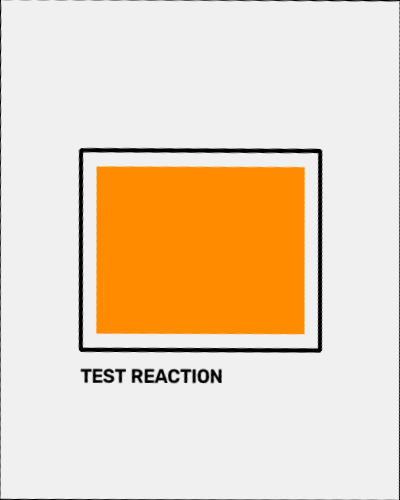
#> input picture normalized_reaction.png, 400 x 500 px, found by its file name
$ python test_reaction_region.py
#> lines starting #> are read from the running program, lines starting #| are printed output that depends on the picture; after the words box and inside, x2 and y2 are one past the last pixel; in counts of white or black regions, pixels touching at a corner belong together; long printed decimals are rounded
### cv/reaction_region.py
import cv2


def extract_inner_reaction(normalized_image):

    hsv = cv2.cvtColor(
        normalized_image,
        cv2.COLOR_BGR2HSV
    )

    saturation = hsv[:, :, 1]

    _, binary = cv2.threshold(
        saturation,
        50,
        255,
        cv2.THRESH_BINARY
    )

    contours, _ = cv2.findContours(
        binary,
        cv2.RETR_EXTERNAL,
        cv2.CHAIN_APPROX_SIMPLE
    )

    candidates = []

    for contour in contours:

        area = cv2.contourArea(contour)

        if area < 10000:
            continue

        perimeter = cv2.arcLength(
            contour,
            True
        )

        polygon = cv2.approxPolyDP(
            contour,
            0.02 * perimeter,
            True
        )

        if len(polygon) != 4:
            continue

        x, y, w, h = cv2.boundingRect(
            polygon
        )

        if w < 100 or h < 100:
            continue

        candidates.append(
            (area, polygon)
        )

    if not candidates:
        return None

    _, best = max(
        candidates,
        key=lambda item: item[0]
    )

    return best.reshape(4, 2)

### cv/reaction_color.py
import cv2
import numpy as np


def extract_reaction_region(
    image,
    reaction_corners
):

    mask = np.zeros(
        image.shape[:2],
        dtype=np.uint8
    )

    cv2.fillPoly(
        mask,
        [reaction_corners.astype(np.int32)],
        255
    )

    reaction_pixels = image[
        mask == 255
    ]

    if reaction_pixels.size == 0:
        raise ValueError(
            "Reaction region is empty."
        )

    return reaction_pixels


def calculate_reaction_color(
    reaction_pixels
):

    mean_bgr = np.mean(
        reaction_pixels.astype(np.float32),
        axis=0
    )

    median_bgr = np.median(
        reaction_pixels.astype(np.float32),
        axis=0
    )

    return mean_bgr, median_bgr

### cv/test_reaction_region.py
import cv2

from reaction_region import extract_inner_reaction
from reaction_color import (
    extract_reaction_region,
    calculate_reaction_color
)


image = cv2.imread(
    "normalized_reaction.png"
)
#> image is the input picture: shape (500, 400, 3); mean B, G, R 191.4, 215.8, 235.8

if image is None:
    raise FileNotFoundError(
        "Could not find normalized_reaction.png"
    )


corners = extract_inner_reaction(
    image
)
#> in extract_inner_reaction, `hsv = cv2.cvtColor( normalized_image, cv2.COLOR_BGR2HSV )`: hsv: shape (500, 400, 3); mean H, S, V 2.8, 44.4, 235.8
#> in extract_inner_reaction, `saturation = hsv[:, :, 1]`:
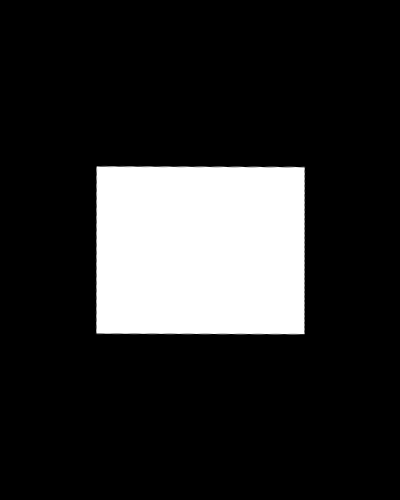
#> saturation: shape (500, 400); min 0, max 255, mean 44.4
#> in extract_inner_reaction, `_, binary = cv2.threshold( saturation, 50, 255, cv2.THRESH_BINARY )`:
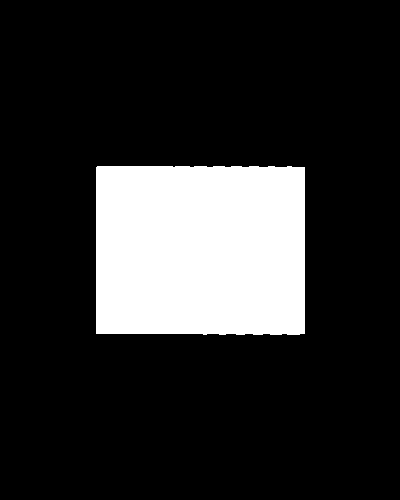
#> binary: shape (500, 400); 17.6% white; 1 white region
#> in extract_inner_reaction, `contours, _ = cv2.findContours( binary, cv2.RETR_EXTERNAL, cv2.CHAIN_A..`: contours = 1 contour; box (x1, y1, x2, y2) and area: (96, 166, 305, 335) 34732
#> the loop in extract_inner_reaction, `for contour in contours: ` made 1 pass
#> (area, perimeter, polygon, x, y, w, h) on pass 1: (34732, 759.6, [[96, 167], [96, 333], [304, 333], [304, 167]], 96, 167, 209, 167)
#> after the loop in extract_inner_reaction, `for contour in contours:`: candidates = [(34732, [[96, 167], [96, 333], [304, 333], [304, 167]])]
#> in extract_inner_reaction, `_, best = max( candidates, key=lambda item: item[0] )`: best = [[96, 167], [96, 333], [304, 333], [304, 167]]
#> corners = [[96, 167], [96, 333], [304, 333], [304, 167]]


if corners is None:
    raise RuntimeError(
        "Inner reaction region was not detected."
    )


print("\nInner reaction region detected.")

print("Corners:")
print(corners)
#| [[ 96 167]
#|  [ 96 333]
#|  [304 333]
#|  [304 167]]

reaction_pixels = extract_reaction_region(
    image,
    corners
)
#> in extract_reaction_region, `cv2.fillPoly( mask, [reaction_corners.astype(np.int32)], 255 )`:
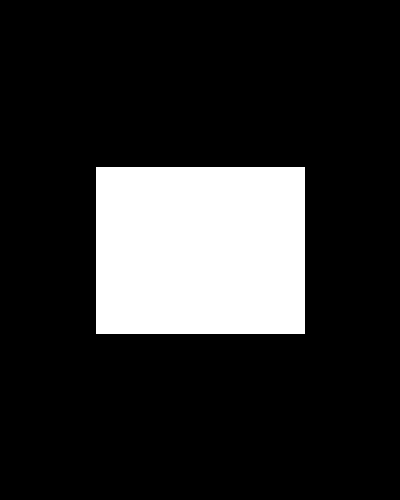
#> mask: shape (500, 400); 17.5% white; 1 white region, box (x1, y1, x2, y2) and area: (96, 167, 305, 334) 34903

mean_bgr, median_bgr = calculate_reaction_color(
    reaction_pixels
)
#> in calculate_reaction_color, `mean_bgr = np.mean( reaction_pixels.astype(np.float32), axis=0 )`: mean_bgr = [1.52, 140.6, 254.9]
#> in calculate_reaction_color, `median_bgr = np.median( reaction_pixels.astype(np.float32), axis=0 )`: median_bgr = [0, 140, 255]
#> mean_bgr = [1.52, 140.6, 254.9]; median_bgr = [0, 140, 255]

print("\n--- REACTION COLOUR ---")

print(
    "Mean BGR:",
    mean_bgr
)
#| Mean BGR: [  1.521 140.633  254.905 ]

print(
    "Median BGR:",
    median_bgr
)
#| Median BGR: [  0. 140. 255.]

output = image.copy()

cv2.polylines(
    output,
    [corners.astype(int)],
    True,
    (0, 0, 255),
    3
)
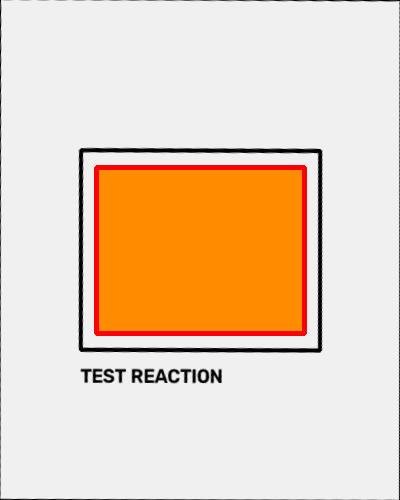
#> output: shape (500, 400, 3); 1.86% of pixels changed, all inside (x1, y1, x2, y2) = (94, 165, 307, 336)


cv2.imwrite(
    "reaction_region_detected.png",
    output
)


print(
    "Saved: reaction_region_detected.png"
)

$ run again, with api_input.png copied over normalized_reaction.png
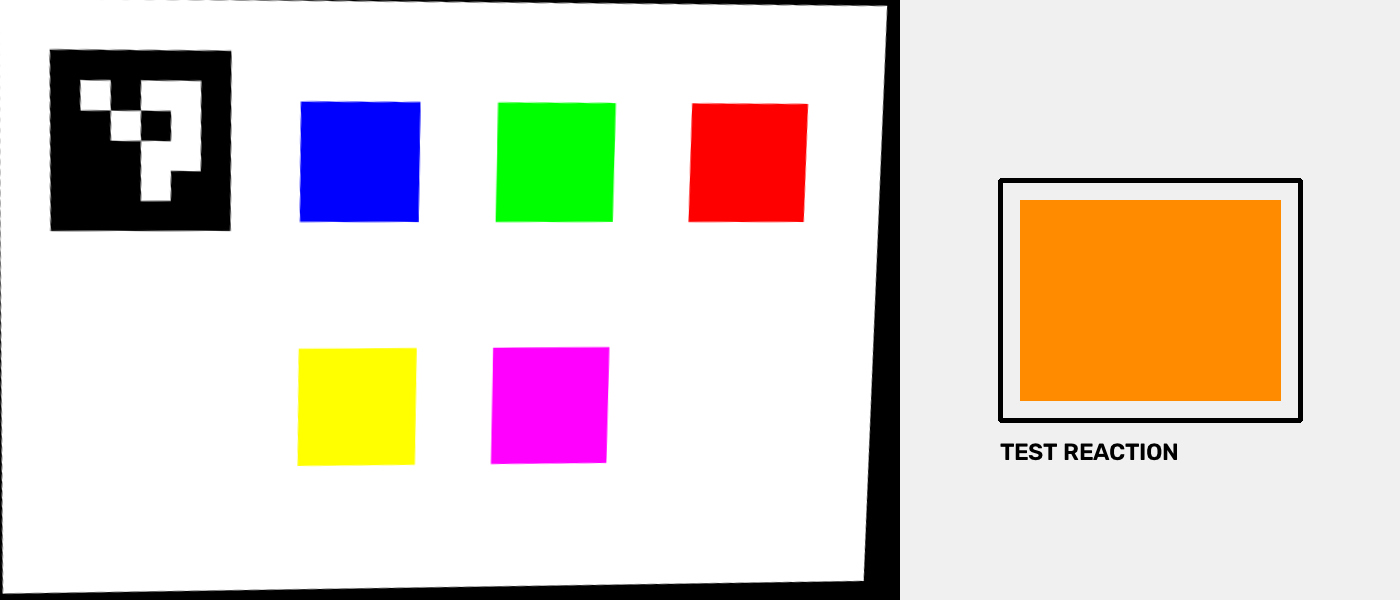
#> input picture api_input.png, 1400 x 600 px, found by its file name
#> image is the input picture: shape (600, 1400, 3); mean B, G, R 203.8, 212.5, 223.7
#> hsv: shape (600, 1400, 3); mean H, S, V 7.2, 36.9, 232.3
#> in extract_inner_reaction, `_, binary = cv2.threshold( saturation, 50, 255, cv2.THRESH_BINARY )`:
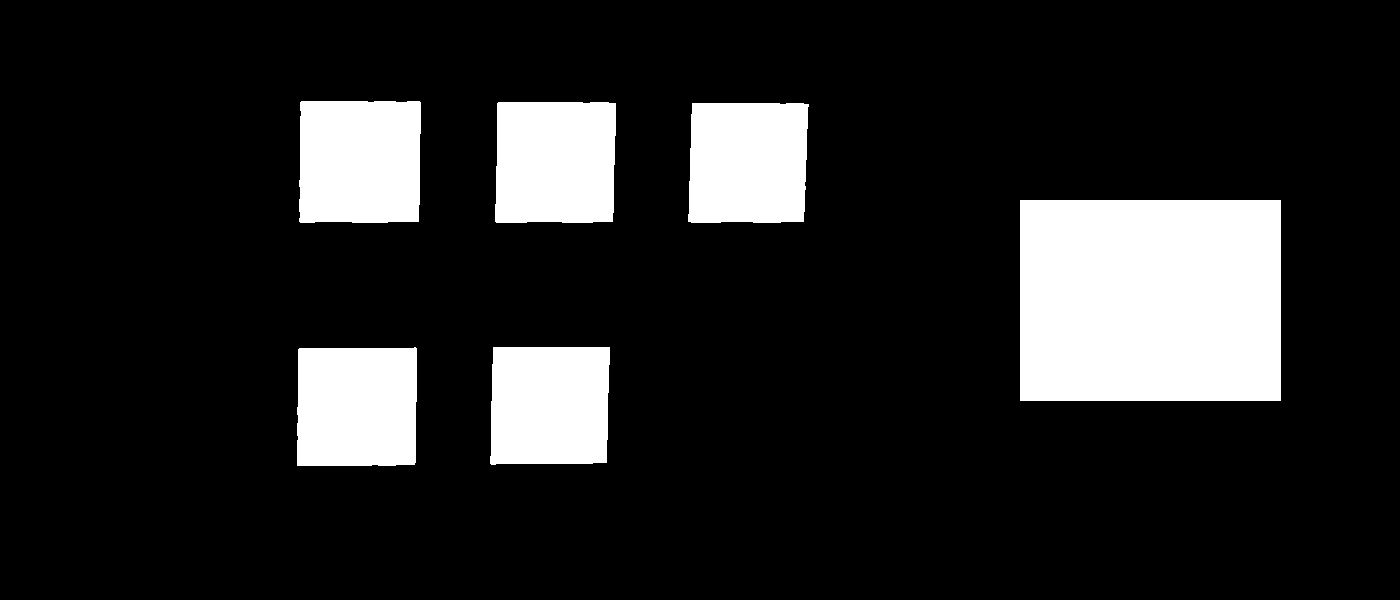
#> binary: shape (600, 1400); 14.6% white; 6 white regions
#> contours = 6 contours; box (x1, y1, x2, y2) and area: (1020, 200, 1281, 401) 52000, (299, 101, 421, 223) 14348, (495, 102, 616, 223) 14012, (297, 347, 417, 466) 13764, (688, 103, 809, 223) 13651, (490, 347, 610, 465) 13424
#> the loop in extract_inner_reaction, `for contour in contours: ` made 6 passes
#> (area, perimeter, polygon, x, y, w, h) on passes 1 to 5: (13424.5, 466.7, [[493, 347], [490, 463], [606, 462], [609, 347]], 490, 347, 120, 117), (13763.5, 472.4, [[416, 348], [299, 348], [297, 465], [414, 464]], 297, 348, 120, 118), (52000, 920, [[1020, 200], [1020, 400], [1280, 400], [1280, 200]], 1020, 200, 261, 201), (13651, 473.5, [[692, 103], [688, 221], [803, 221], [808, 104]], 688, 103, 121, 119), (14012.5, 476.4, [[498, 102], [495, 221], [612, 221], [615, 103]], 495, 102, 121, 120)
#> after the loop in extract_inner_reaction, `for contour in contours:`: candidates = 6 items
#> best = [[1020, 200], [1020, 400], [1280, 400], [1280, 200]]
#> corners has the same summary as best in extract_inner_reaction
#| [[1020  200]
#|  [1020  400]
#|  [1280  400]
#|  [1280  200]]
#> mask: shape (600, 1400); 6.2% white; 1 white region, box (x1, y1, x2, y2) and area: (1020, 200, 1281, 401) 52461
#> in calculate_reaction_color, `mean_bgr = np.mean( reaction_pixels.astype(np.float32), axis=0 )`: mean_bgr = [0, 140, 255]
#| Mean BGR: [  0. 140. 255.]
#| Median BGR: [  0. 140. 255.]
#> `cv2.polylines( output, [corners.astype(int)], True, (0, 0, 255), 3 )`:
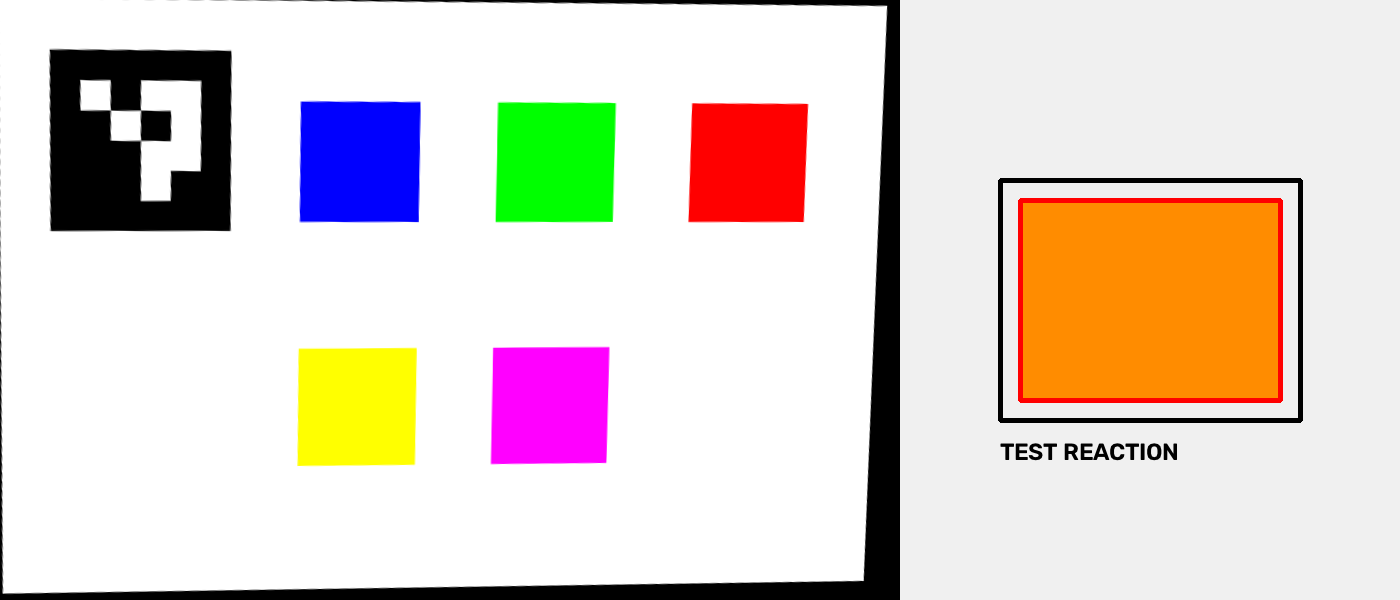
#> output: shape (600, 1400, 3); 0.55% of pixels changed, all inside (x1, y1, x2, y2) = (1018, 198, 1283, 403)

$ run again, with canonical_card.png copied over normalized_reaction.png
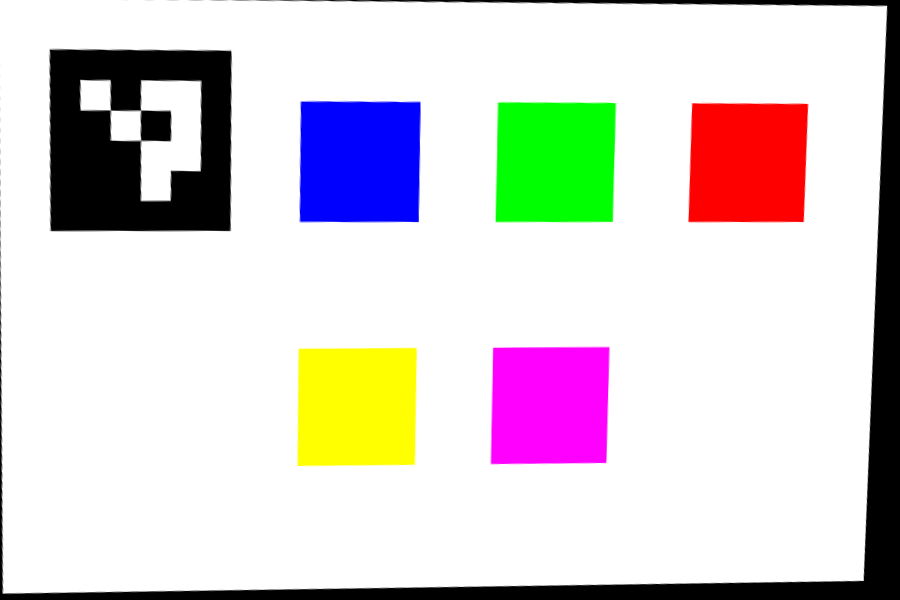
#> input picture canonical_card.png, 900 x 600 px, found by its file name
#> image is the input picture: shape (600, 900, 3); mean B, G, R 210, 210, 216.2
#> hsv: shape (600, 900, 3); mean H, S, V 9.6, 32.7, 229.6
#> in extract_inner_reaction, `_, binary = cv2.threshold( saturation, 50, 255, cv2.THRESH_BINARY )`:
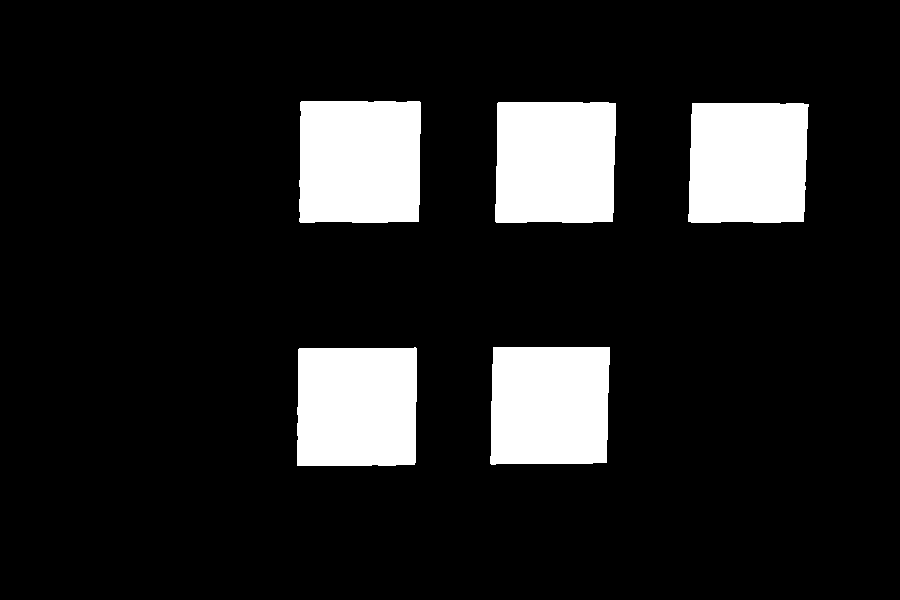
#> binary: shape (600, 900); 13% white; 5 white regions
#> contours = 5 contours; box (x1, y1, x2, y2) and area: (299, 101, 421, 223) 14348, (495, 102, 616, 223) 14012, (297, 347, 417, 466) 13764, (688, 103, 809, 223) 13651, (490, 347, 610, 465) 13424
#> the loop in extract_inner_reaction, `for contour in contours: ` made 5 passes
#> (area, perimeter, polygon, x, y, w) on passes 1 to 5: (13424.5, 466.7, [[493, 347], [490, 463], [606, 462], [609, 347]], 490, 347, 120), (13763.5, 472.4, [[416, 348], [299, 348], [297, 465], [414, 464]], 297, 348, 120), (13651, 473.5, [[692, 103], [688, 221], [803, 221], [808, 104]], 688, 103, 121), (14012.5, 476.4, [[498, 102], [495, 221], [612, 221], [615, 103]], 495, 102, 121), (14347.5, 484.9, [[301, 101], [299, 221], [418, 221], [420, 102]], 299, 101, 122)
#> after the loop in extract_inner_reaction, `for contour in contours:`: candidates = 5 items
#> best = [[301, 101], [299, 221], [418, 221], [420, 102]]
#| [[301 101]
#|  [299 221]
#|  [418 221]
#|  [420 102]]
#> mask: shape (600, 900); 2.7% white; 1 white region, box (x1, y1, x2, y2) and area: (299, 101, 421, 222) 14462
#> in calculate_reaction_color, `mean_bgr = np.mean( reaction_pixels.astype(np.float32), axis=0 )`: mean_bgr = [255, 3.36, 3.36]
#> in calculate_reaction_color, `median_bgr = np.median( reaction_pixels.astype(np.float32), axis=0 )`: median_bgr = [255, 0, 0]
#> `mean_bgr, median_bgr = calculate_reaction_color( reaction_pixels )`: mean_bgr = [255, 3.36, 3.36]; median_bgr = [255, 0, 0]
#| Mean BGR: [255.         3.356   3.356]
#| Median BGR: [255.   0.   0.]
#> `cv2.polylines( output, [corners.astype(int)], True, (0, 0, 255), 3 )`:
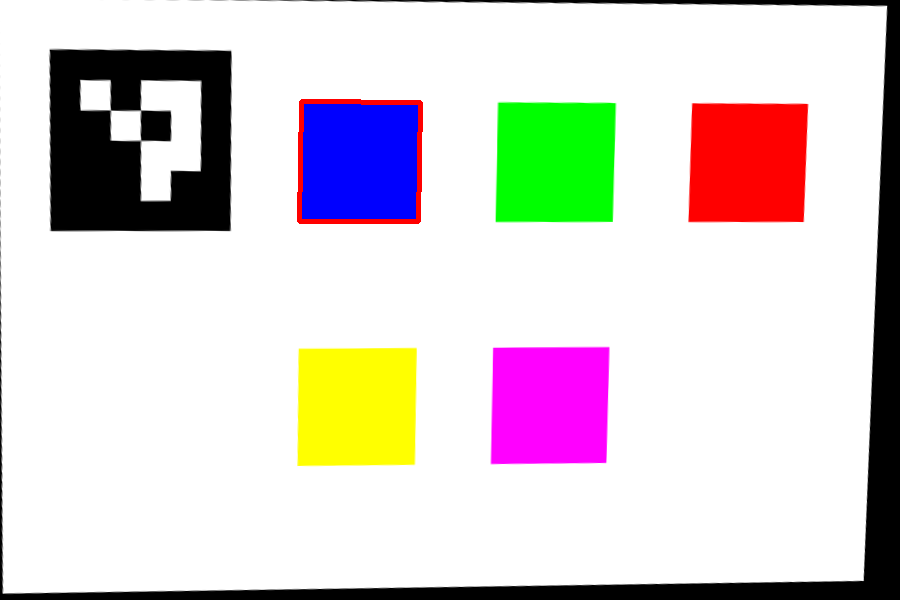
#> output: shape (600, 900, 3); 0.44% of pixels changed, all inside (x1, y1, x2, y2) = (297, 99, 423, 224)
